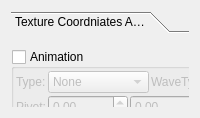
                <widget class="QWidget" name="tab_2">
                 <attribute name="title">
                  <string>texAnim</string>
                 </attribute>
                 <layout class="QHBoxLayout" name="horizontalLayout_3">
                  <item>
                   <widget class="QToolBox" name="toolBox">
                    <property name="currentIndex">
                     <number>0</number>
                    </property>
                    <widget class="QWidget" name="page_8">
                     <property name="geometry">
                      <rect>
                       <x>0</x>
                       <y>0</y>
                       <width>98</width>
                       <height>28</height>
                      </rect>
                     </property>
                     <attribute name="label">
                      <string>Texture Coordniates Animation</string>
                     </attribute>
                     <widget class="QWidget" name="widget" native="true">
                      <property name="geometry">
                       <rect>
                        <x>0</x>
                        <y>10</y>
                        <width>287</width>
                        <height>170</height>
                       </rect>
                      </property>
                      <layout class="QHBoxLayout" name="horizontalLayout_4">
                       <item>
                        <widget class="QGroupBox" name="groupBox_5">
                         <property name="title">
                          <string>Animation</string>
                         </property>
                         <property name="flat">
                          <bool>true</bool>
                         </property>
                         <property name="checkable">
                          <bool>true</bool>
                         </property>
                         <property name="checked">
                          <bool>false</bool>
                         </property>
                         <layout class="QVBoxLayout" name="_2">
                          <property name="spacing">
                           <number>2</number>
                          </property>
                          <property name="margin">
                           <number>2</number>
                          </property>
                          <item>
                           <layout class="QHBoxLayout" name="_3">
                            <item>
                             <widget class="QLabel" name="label_57">
                              <property name="text">
                               <string>Type:</string>
                              </property>
                             </widget>
                            </item>
                            <item>
                             <widget class="QComboBox" name="comboBox_11">
                              <property name="sizePolicy">
                               <sizepolicy hsizetype="Expanding" vsizetype="Fixed">
                                <horstretch>0</horstretch>
                                <verstretch>0</verstretch>
                               </sizepolicy>
                              </property>
                              <item>
                               <property name="text">
                                <string>None</string>
                               </property>
                              </item>
                              <item>
                               <property name="text">
                                <string>Translate</string>
                               </property>
                              </item>
                              <item>
                               <property name="text">
                                <string>Rotate</string>
                               </property>
                              </item>
                              <item>
                               <property name="text">
                                <string>Scale</string>
                               </property>
                              </item>
                             </widget>
                            </item>
                            <item>
                             <widget class="QLabel" name="label_58">
                              <property name="text">
                               <string>WaveType:</string>
                              </property>
                             </widget>
                            </item>
                            <item>
                             <widget class="QComboBox" name="comboBox_12">
                              <property name="sizePolicy">
                               <sizepolicy hsizetype="Expanding" vsizetype="Fixed">
                                <horstretch>0</horstretch>
                                <verstretch>0</verstretch>
                               </sizepolicy>
                              </property>
                              <property name="maximumSize">
                               <size>
                                <width>80</width>
                                <height>16777215</height>
                               </size>
                              </property>
                              <item>
                               <property name="text">
                                <string>None</string>
                               </property>
                              </item>
                              <item>
                               <property name="text">
                                <string>Sine</string>
                               </property>
                              </item>
                              <item>
                               <property name="text">
                                <string>Square</string>
                               </property>
                              </item>
                              <item>
                               <property name="text">
                                <string>Triangle</string>
                               </property>
                              </item>
                              <item>
                               <property name="text">
                                <string>Sawtooth</string>
                               </property>
                              </item>
                              <item>
                               <property name="text">
                                <string>InvSawtooth</string>
                               </property>
                              </item>
                              <item>
                               <property name="text">
                                <string>Noise</string>
                               </property>
                              </item>
                             </widget>
                            </item>
                           </layout>
                          </item>
                          <item>
                           <layout class="QHBoxLayout" name="_4">
                            <item>
                             <widget class="QLabel" name="label_59">
                              <property name="text">
                               <string>Pivot:</string>
                              </property>
                             </widget>
                            </item>
                            <item>
                             <widget class="QDoubleSpinBox" name="doubleSpinBox_40">
                              <property name="sizePolicy">
                               <sizepolicy hsizetype="Expanding" vsizetype="Fixed">
                                <horstretch>0</horstretch>
                                <verstretch>0</verstretch>
                               </sizepolicy>
                              </property>
                             </widget>
                            </item>
                            <item>
                             <widget class="QDoubleSpinBox" name="doubleSpinBox_41">
                              <property name="sizePolicy">
                               <sizepolicy hsizetype="Expanding" vsizetype="Fixed">
                                <horstretch>0</horstretch>
                                <verstretch>0</verstretch>
                               </sizepolicy>
                              </property>
                             </widget>
                            </item>
                            <item>
                             <widget class="QDoubleSpinBox" name="doubleSpinBox_42">
                              <property name="sizePolicy">
                               <sizepolicy hsizetype="Expanding" vsizetype="Fixed">
                                <horstretch>0</horstretch>
                                <verstretch>0</verstretch>
                               </sizepolicy>
                              </property>
                             </widget>
                            </item>
                           </layout>
                          </item>
                          <item>
                           <layout class="QGridLayout" name="_5">
                            <property name="spacing">
                             <number>2</number>
                            </property>
                            <item row="0" column="1">
                             <widget class="QLabel" name="label_60">
                              <property name="sizePolicy">
                               <sizepolicy hsizetype="Expanding" vsizetype="Minimum">
                                <horstretch>0</horstretch>
                                <verstretch>0</verstretch>
                               </sizepolicy>
                              </property>
                              <property name="text">
                               <string>Rate</string>
                              </property>
                              <property name="alignment">
                               <set>Qt::AlignCenter</set>
                              </property>
                             </widget>
                            </item>
                            <item row="0" column="2">
                             <widget class="QLabel" name="label_61">
                              <property name="sizePolicy">
                               <sizepolicy hsizetype="Expanding" vsizetype="Minimum">
                                <horstretch>0</horstretch>
                                <verstretch>0</verstretch>
                               </sizepolicy>
                              </property>
                              <property name="text">
                               <string>Phase</string>
                              </property>
                              <property name="alignment">
                               <set>Qt::AlignCenter</set>
                              </property>
                             </widget>
                            </item>
                            <item row="0" column="3">
                             <widget class="QLabel" name="label_62">
                              <property name="sizePolicy">
                               <sizepolicy hsizetype="Expanding" vsizetype="Minimum">
                                <horstretch>0</horstretch>
                                <verstretch>0</verstretch>
                               </sizepolicy>
                              </property>
                              <property name="text">
                               <string>Amplitude</string>
                              </property>
                              <property name="alignment">
                               <set>Qt::AlignCenter</set>
                              </property>
                             </widget>
                            </item>
                            <item row="0" column="4">
                             <widget class="QLabel" name="label_63">
                              <property name="sizePolicy">
                               <sizepolicy hsizetype="Expanding" vsizetype="Minimum">
                                <horstretch>0</horstretch>
                                <verstretch>0</verstretch>
                               </sizepolicy>
                              </property>
                              <property name="text">
                               <string>Base</string>
                              </property>
                              <property name="alignment">
                               <set>Qt::AlignCenter</set>
                              </property>
                             </widget>
                            </item>
                            <item row="1" column="0">
                             <widget class="QLabel" name="label_64">
                              <property name="sizePolicy">
                               <sizepolicy hsizetype="Minimum" vsizetype="Minimum">
                                <horstretch>0</horstretch>
                                <verstretch>0</verstretch>
                               </sizepolicy>
                              </property>
                              <property name="text">
                               <string>U:</string>
                              </property>
                             </widget>
                            </item>
                            <item row="1" column="1">
                             <widget class="QDoubleSpinBox" name="doubleSpinBox_43">
                              <property name="sizePolicy">
                               <sizepolicy hsizetype="Expanding" vsizetype="Fixed">
                                <horstretch>0</horstretch>
                                <verstretch>0</verstretch>
                               </sizepolicy>
                              </property>
                             </widget>
                            </item>
                            <item row="1" column="2">
                             <widget class="QDoubleSpinBox" name="doubleSpinBox_44">
                              <property name="sizePolicy">
                               <sizepolicy hsizetype="Expanding" vsizetype="Fixed">
                                <horstretch>0</horstretch>
                                <verstretch>0</verstretch>
                               </sizepolicy>
                              </property>
                             </widget>
                            </item>
                            <item row="1" column="3">
                             <widget class="QDoubleSpinBox" name="doubleSpinBox_45">
                              <property name="sizePolicy">
                               <sizepolicy hsizetype="Expanding" vsizetype="Fixed">
                                <horstretch>0</horstretch>
                                <verstretch>0</verstretch>
                               </sizepolicy>
                              </property>
                             </widget>
                            </item>
                            <item row="1" column="4">
                             <widget class="QDoubleSpinBox" name="doubleSpinBox_46">
                              <property name="sizePolicy">
                               <sizepolicy hsizetype="Expanding" vsizetype="Fixed">
                                <horstretch>0</horstretch>
                                <verstretch>0</verstretch>
                               </sizepolicy>
                              </property>
                             </widget>
                            </item>
                            <item row="2" column="0">
                             <widget class="QLabel" name="label_65">
                              <property name="sizePolicy">
                               <sizepolicy hsizetype="Minimum" vsizetype="Minimum">
                                <horstretch>0</horstretch>
                                <verstretch>0</verstretch>
                               </sizepolicy>
                              </property>
                              <property name="text">
                               <string>V:</string>
                              </property>
                             </widget>
                            </item>
                            <item row="2" column="1">
                             <widget class="QDoubleSpinBox" name="doubleSpinBox_47">
                              <property name="sizePolicy">
                               <sizepolicy hsizetype="Expanding" vsizetype="Fixed">
                                <horstretch>0</horstretch>
                                <verstretch>0</verstretch>
                               </sizepolicy>
                              </property>
                             </widget>
                            </item>
                            <item row="2" column="2">
                             <widget class="QDoubleSpinBox" name="doubleSpinBox_48">
                              <property name="sizePolicy">
                               <sizepolicy hsizetype="Expanding" vsizetype="Fixed">
                                <horstretch>0</horstretch>
                                <verstretch>0</verstretch>
                               </sizepolicy>
                              </property>
                             </widget>
                            </item>
                            <item row="2" column="3">
                             <widget class="QDoubleSpinBox" name="doubleSpinBox_49">
                              <property name="sizePolicy">
                               <sizepolicy hsizetype="Expanding" vsizetype="Fixed">
                                <horstretch>0</horstretch>
                                <verstretch>0</verstretch>
                               </sizepolicy>
                              </property>
                             </widget>
                            </item>
                            <item row="2" column="4">
                             <widget class="QDoubleSpinBox" name="doubleSpinBox_50">
                              <property name="sizePolicy">
                               <sizepolicy hsizetype="Expanding" vsizetype="Fixed">
                                <horstretch>0</horstretch>
                                <verstretch>0</verstretch>
                               </sizepolicy>
                              </property>
                             </widget>
                            </item>
                            <item row="3" column="0">
                             <widget class="QLabel" name="label_66">
                              <property name="sizePolicy">
                               <sizepolicy hsizetype="Minimum" vsizetype="Minimum">
                                <horstretch>0</horstretch>
                                <verstretch>0</verstretch>
                               </sizepolicy>
                              </property>
                              <property name="text">
                               <string>W:</string>
                              </property>
                             </widget>
                            </item>
                            <item row="3" column="1">
                             <widget class="QDoubleSpinBox" name="doubleSpinBox_51">
                              <property name="sizePolicy">
                               <sizepolicy hsizetype="Expanding" vsizetype="Fixed">
                                <horstretch>0</horstretch>
                                <verstretch>0</verstretch>
                               </sizepolicy>
                              </property>
                             </widget>
                            </item>
                            <item row="3" column="2">
                             <widget class="QDoubleSpinBox" name="doubleSpinBox_52">
                              <property name="sizePolicy">
                               <sizepolicy hsizetype="Expanding" vsizetype="Fixed">
                                <horstretch>0</horstretch>
                                <verstretch>0</verstretch>
                               </sizepolicy>
                              </property>
                             </widget>
                            </item>
                            <item row="3" column="3">
                             <widget class="QDoubleSpinBox" name="doubleSpinBox_53">
                              <property name="sizePolicy">
                               <sizepolicy hsizetype="Expanding" vsizetype="Fixed">
                                <horstretch>0</horstretch>
                                <verstretch>0</verstretch>
                               </sizepolicy>
                              </property>
                             </widget>
                            </item>
                            <item row="3" column="4">
                             <widget class="QDoubleSpinBox" name="doubleSpinBox_54">
                              <property name="sizePolicy">
                               <sizepolicy hsizetype="Expanding" vsizetype="Fixed">
                                <horstretch>0</horstretch>
                                <verstretch>0</verstretch>
                               </sizepolicy>
                              </property>
                             </widget>
                            </item>
                           </layout>
                          </item>
                         </layout>
                        </widget>
                       </item>
                      </layout>
                     </widget>
                    </widget>
                   </widget>
                  </item>
                 </layout>
                </widget>
